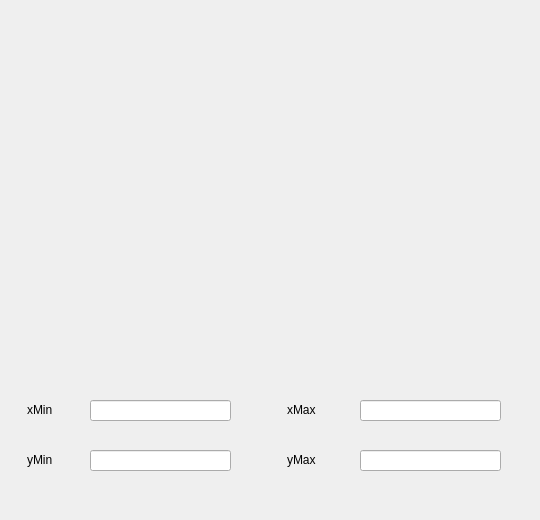
<?xml version="1.0" encoding="UTF-8"?>
<ui version="4.0">
 <class>graph</class>
 <widget class="QWidget" name="graph">
  <property name="geometry">
   <rect>
    <x>0</x>
    <y>0</y>
    <width>540</width>
    <height>520</height>
   </rect>
  </property>
  <property name="windowTitle">
   <string>Form</string>
  </property>
  <widget class="QCustomPlot" name="widget" native="true">
   <property name="geometry">
    <rect>
     <x>12</x>
     <y>12</y>
     <width>516</width>
     <height>371</height>
    </rect>
   </property>
  </widget>
  <widget class="QLabel" name="label">
   <property name="geometry">
    <rect>
     <x>27</x>
     <y>400</y>
     <width>71</width>
     <height>20</height>
    </rect>
   </property>
   <property name="text">
    <string>xMin</string>
   </property>
  </widget>
  <widget class="QLabel" name="label_2">
   <property name="geometry">
    <rect>
     <x>27</x>
     <y>450</y>
     <width>71</width>
     <height>20</height>
    </rect>
   </property>
   <property name="text">
    <string>yMin</string>
   </property>
  </widget>
  <widget class="QLabel" name="label_3">
   <property name="geometry">
    <rect>
     <x>287</x>
     <y>400</y>
     <width>71</width>
     <height>20</height>
    </rect>
   </property>
   <property name="text">
    <string>xMax</string>
   </property>
  </widget>
  <widget class="QLabel" name="label_4">
   <property name="geometry">
    <rect>
     <x>287</x>
     <y>450</y>
     <width>71</width>
     <height>20</height>
    </rect>
   </property>
   <property name="text">
    <string>yMax</string>
   </property>
  </widget>
  <widget class="QLineEdit" name="xMin">
   <property name="geometry">
    <rect>
     <x>90</x>
     <y>400</y>
     <width>141</width>
     <height>21</height>
    </rect>
   </property>
   <property name="text">
    <string/>
   </property>
  </widget>
  <widget class="QLineEdit" name="xMax">
   <property name="geometry">
    <rect>
     <x>360</x>
     <y>400</y>
     <width>141</width>
     <height>21</height>
    </rect>
   </property>
   <property name="text">
    <string/>
   </property>
  </widget>
  <widget class="QLineEdit" name="yMax">
   <property name="geometry">
    <rect>
     <x>360</x>
     <y>450</y>
     <width>141</width>
     <height>21</height>
    </rect>
   </property>
   <property name="text">
    <string/>
   </property>
  </widget>
  <widget class="QLineEdit" name="yMin">
   <property name="geometry">
    <rect>
     <x>90</x>
     <y>450</y>
     <width>141</width>
     <height>21</height>
    </rect>
   </property>
   <property name="text">
    <string/>
   </property>
  </widget>
 </widget>
 <customwidgets>
  <customwidget>
   <class>QCustomPlot</class>
   <extends>QWidget</extends>
   <header location="global">qcustomplot.h</header>
   <container>1</container>
  </customwidget>
 </customwidgets>
 <resources/>
 <connections/>
</ui>
